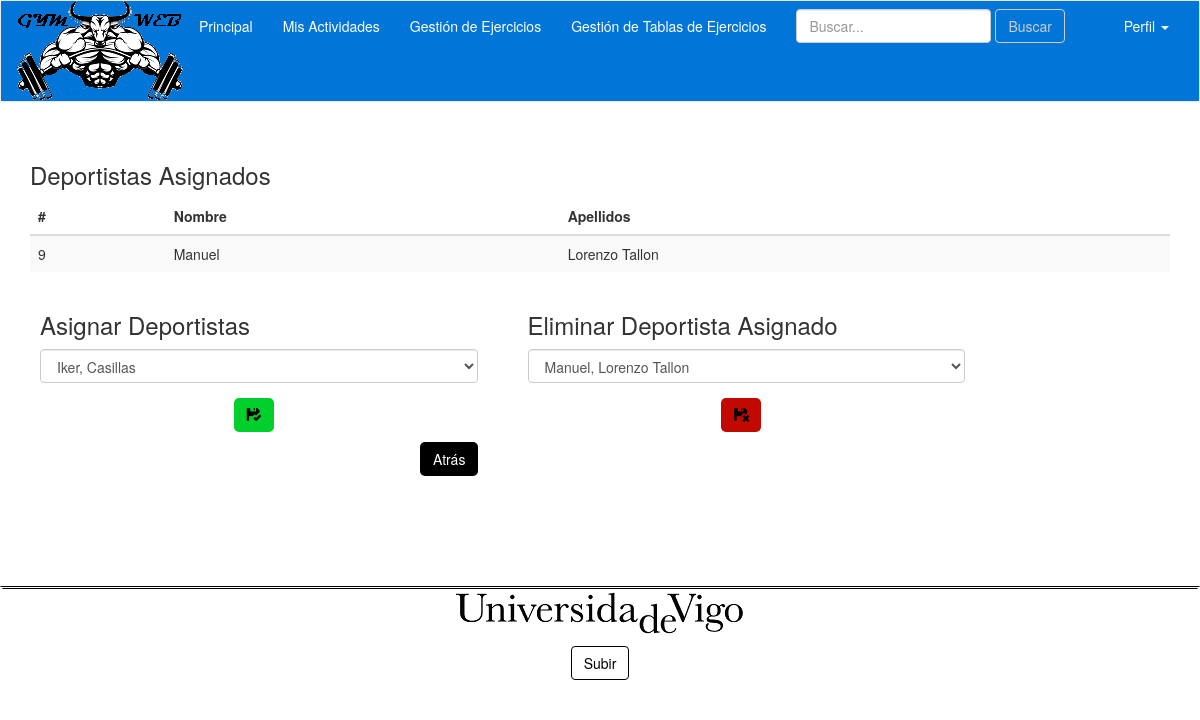
The app's page /views/Entrenador/asignarTablaPEF.php?id=6 (signed in) with its own data.
### tables this page shows
CREATE TABLE `tablaejercicios_has_usuario` (
  `TablaEjercicios_idTablaEjercicios` int(11) NOT NULL,
  `Usuario_idUsuario` int(11) NOT NULL
);

CREATE TABLE `usuario` (
  `idUsuario` int(11) NOT NULL,
  `nomUsuario` varchar(30) DEFAULT NULL,
  `password` varchar(32) DEFAULT NULL,
  `email` varchar(50) DEFAULT NULL,
  `tipoUsuario` varchar(13) DEFAULT NULL,
  `nombre` varchar(20) DEFAULT NULL,
  `apellidos` varchar(40) DEFAULT NULL,
  `imagenPerfil` longblob
);

### model/TablaMapper.php (called while the page is built, shortened)
<?php
require_once(__DIR__."/../conexion/bdConexion.php");
class TablaMapper{
    public static function getDeportistasTabla($idTablaEjercicios){
        global $connect;
        $resultado = mysqli_query($connect, 'SELECT * FROM usuario U, tablaejercicios_has_usuario T WHERE T.TablaEjercicios_idTablaEjercicios="'.$idTablaEjercicios.'"  AND U.idUsuario = T.Usuario_idUsuario ORDER BY U.apellidos');
        if (mysqli_num_rows($resultado) > 0) {
            return $resultado;
        } else {
            return NULL;
        }
    }
}
?>

### model/Tabla.php (called while the page is built, shortened)
<?php
require_once(__DIR__."/../conexion/bdConexion.php");
require_once(__DIR__."/../model/TablaMapper.php");
class Tabla {
  public static function getDeportistasTabla($idTablaEjercicios){
     return TablaMapper::getDeportistasTabla($idTablaEjercicios);
  }
}
?>

### controller/TablaController.php (called while the page is built, shortened)
<?php
require_once(__DIR__."/../conexion/bdConexion.php");
require_once(__DIR__."/../model/TablaMapper.php");
require_once(__DIR__."/../model/Tabla.php");
	class TablaController{
        public static function getDeportistasAsignados($idTablaEjercicios){
          $deportistasTabla = Tabla::getDeportistasTabla($idTablaEjercicios);
          return $deportistasTabla;
        }
	}
?>

### controller/UsuarioController.php (called while the page is built, shortened)
<?php
require_once(__DIR__."/../conexion/bdConexion.php");
require_once(__DIR__."/../model/UsuarioMapper.php");
require_once(__DIR__."/../model/Usuario.php");
class UsuarioController{
	public static function getAllDeportistasPEF(){
		$deportista = new Usuario();
		return $deportista->getAllDeportistasPEF();
	}
}
?>

### model/UsuarioMapper.php (called while the page is built, shortened)
<?php
require_once(__DIR__."/../conexion/bdConexion.php");
class UsuarioMapper{
    public static function findAllDeportistasPEF(){
      global $connect;
      $resultado = mysqli_query($connect, 'SELECT * FROM usuario WHERE tipoUsuario="DeportistaPEF" ORDER BY apellidos');
      return $resultado;
    }
}
?>

### model/Usuario.php (called while the page is built, shortened)
<?php
require_once(__DIR__."/../conexion/bdConexion.php");
require_once(__DIR__."/../model/UsuarioMapper.php");
class Usuario {
  public static function getAllDeportistasPEF(){
    return $resultado = UsuarioMapper::findAllDeportistasPEF();
  }
}
?>

### views/Entrenador/asignarTablaPEF.php (the view, shortened to what this page needs)
<?php
 if ($_SESSION['tipoUsuario'] =='Entrenador'){
  $idTabla = $_GET['id'];
  $row = TablaController::getDeportistasAsignados($idTabla);
  $row2 = UsuarioController::getAllDeportistasPEF();
?>
<!DOCTYPE html>
<html lang="en">
  <head>
    <link href="../../css/navbar.css" rel="stylesheet">
    <link href="../../css/bootstrap.min.css" rel="stylesheet">
    <link href="../../css/asignarTabla.css" rel="stylesheet">
  </head>
  <body>
  <header>
  	<?php include("../navbar.php");   ?>
  </header>
  <div class="container">
    <div class="row" style="margin-top: 20px; margin-bottom: 10px;">
        <div class="table-responsive col-xs-12 col-sm-12 col-md-12 col-lg-12">
         <h3>Deportistas Asignados</h3>
          <table class="table table-striped">
           <thead>
              <tr>
                <th>#</th>
                <th>Nombre</th>
                <th>Apellidos</th>
              </tr>
            </thead>
            <tbody>
              <?php
              if($row!=null){
                foreach ($row as $usuario) {
               ?>
              <tr>
                <td><?php echo $usuario['idUsuario']; ?></td>
                <td><?php echo $usuario['nombre']; ?></td>
                <td><?php echo $usuario['apellidos']; ?></td>
              </tr>
              <?php
                }
              }
              ?>
            </tbody>
          </table>
      </div>
      <div id="container-formulario" class="col-xs-12 col-sm-5 col-md-5 col-lg-5">
        <form action="../../controller/defaultController.php?controlador=tabla&accion=asignarDeportistaPEF" method="POST" style="margin:10px;">
          <h3>Asignar Deportistas</h3>
          <div class="form-group">
                  <select class="form-control" name="idUsuario">
                  <?php
                  if($row2!=null){
                    foreach ($row2 as $usuario2) {
                  ?>
                    <option value="<?php echo $usuario2['idUsuario'];?>"><?php echo $usuario2['nombre'];?>, <?php echo $usuario2['apellidos'];?></option>
                  <?php
                    }
                  }
                  ?>
                  </select>
          </div>
          <p style="text-align:center">
          <button type="submit" class="btn btn-default1" style="margin-right: 10px;">
            <span class="glyphicon glyphicon-floppy-saved" aria-hidden="true"></span>
          </button>
        </form>
      </div>
      <div id="container-formulario" class="col-xs-12 col-sm-5 col-md-5 col-lg-5">
        <form action="../../controller/defaultController.php?controlador=tabla&accion=deleteAsignarDeportistaPEF" method="POST" style="margin:10px;">
          <h3>Eliminar Deportista Asignado</h3>
          <div class="form-group">
                  <select class="form-control" name="idUsuario">
                  <?php
                  if($row!=null){
                    foreach ($row as $usuario3) {
                  ?>
                    <option value="<?php echo $usuario3['idUsuario'];?>"><?php echo $usuario3['nombre'];?>, <?php echo $usuario3['apellidos'];?></option>
                  <?php
                    }
                  }
                  ?>
                  </select>
          </div>
          <p style="text-align:center">
          <button type="submit" class="btn btn-default2" style="margin-right: 10px;">
            <span class="glyphicon glyphicon-floppy-remove" aria-hidden="true"></span>
          </button>
        </form>
      </div>
      <div class="col-xs-12 col-sm-4 col-md-4 col-lg-4">
        <a href="gestionTablas.php"><button type="button" class="btn btn-default3">Atr&aacutes</button></a>
      </div>
    </div>
	</div>
    <?php include("../footer.php");   ?>
  </body>
</html>
<?php
  }
?>

### css/navbar.css (style rules this page uses)
a { color: white; }

### css/asignarTabla.css (style rules this page uses)
button.btn.btn-default1 { background-color: #00CF2C; border-radius: 5px; color: black; }
button.btn.btn-default2 { background-color: #C20900; border-radius: 5px; color: black; }
button.btn.btn-default3 { background-color: black; border-radius: 5px; color: white; }

### records on screen
tablaejercicios_has_usuario: Usuario_idUsuario.idUsuario "9", Usuario_idUsuario.nombre "Manuel", Usuario_idUsuario.apellidos "Lorenzo Tallon"

### other values on screen
form field idUsuario "Iker, Casillas"
form field idUsuario "Manuel, Lorenzo Tallon"
